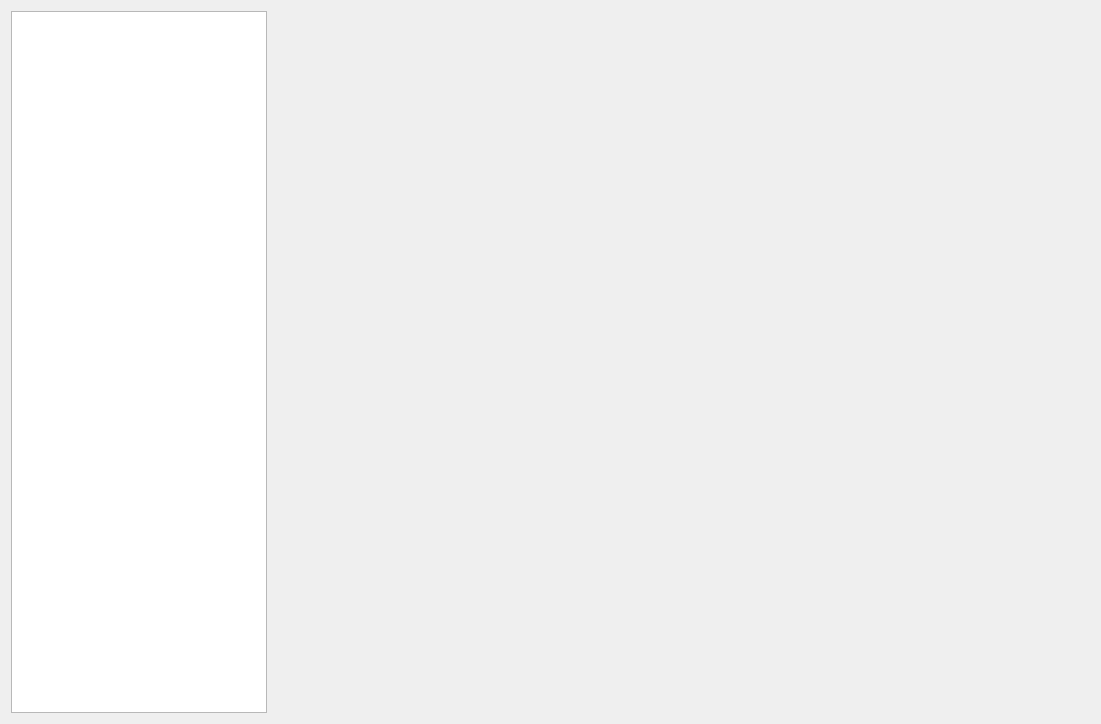
<?xml version="1.0" encoding="UTF-8"?>
<ui version="4.0">
 <class>WidgetRSA</class>
 <widget class="QWidget" name="WidgetRSA">
  <property name="geometry">
   <rect>
    <x>0</x>
    <y>0</y>
    <width>1101</width>
    <height>724</height>
   </rect>
  </property>
  <property name="windowTitle">
   <string>Form</string>
  </property>
  <layout class="QHBoxLayout" name="horizontalLayout">
   <item>
    <widget class="QListWidget" name="listWidget">
     <property name="sizePolicy">
      <sizepolicy hsizetype="Minimum" vsizetype="Expanding">
       <horstretch>0</horstretch>
       <verstretch>0</verstretch>
      </sizepolicy>
     </property>
    </widget>
   </item>
   <item>
    <widget class="QStackedWidget" name="rsaStackedWidget"/>
   </item>
  </layout>
 </widget>
 <resources/>
 <connections/>
</ui>
